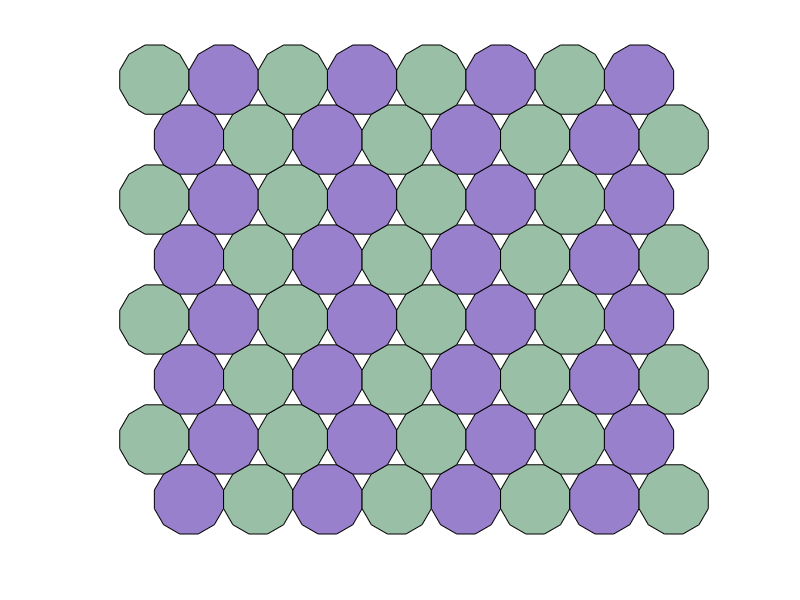

The MATLAB source for this figure:
%polytiling4
n=6;
t=linspace(0-pi/4,2*pi-pi/4,n*2+1);
x=cos(t);
y=sin(t);

gapx1=2*cos(pi/12);
gapy2=2*cos(pi/12)-(cos(pi/12)-cos(pi/4));
gapx2=cos(pi/12);
total=8;
rough=-gapx2/2;
for ky=1:total
    rough=-rough;
    for kx=1:total  
        if mod(kx+ky,2)
            patch(x+kx*gapx1+rough,y+ky*gapy2,[0.6 0.75 0.65]);
        else
            patch(x+kx*gapx1+rough,y+ky*gapy2,[0.6 0.5 0.8]);
        end
    end
end

axis equal off